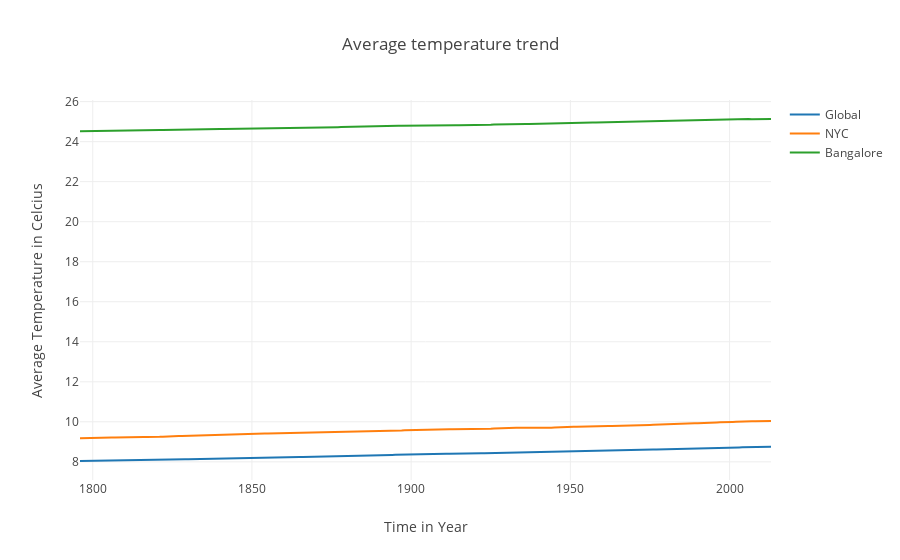

The notebook cell saved with this chart:
### Markdown cell above
We can see that Bangalore's temeperature is always an approximately 2.5 higher than New York's temperatures. Although it is higher generally, we can see the ups and downs in the Bangalore's temperature coincides with most of the ups and downs in the global average temperature. New York's temperature is more erratic and has many peaks and troughs. But that too follows the global average tempeature's trend like Bangalore.

### Code cell
merged_large_mean = merged.rolling(window=len(merged), center=True, min_periods=1).mean()
plotly.offline.init_notebook_mode(connected=True)
plotly.offline.iplot({'data': [{'x': merged_large_mean.index, 
                                'y': merged_large_mean[col], 
                                'name': col
                               } for col in merged_large_mean.columns],
                      'layout': plotly.graph_objs.Layout(title='Average temperature trend',
                                                         xaxis=dict(title='Time in Year'),
                                                         yaxis=dict(title='Average Temperature in Celcius'))
                     }, filename='average-temperature-trend')

### Figure 1 — Plotly figure (JSON) as saved in the notebook; plotly's stock layout.template omitted (floating-point values rounded to 4 significant figures; data arrays with more than 128 entries replaced by an {"elided": "..."} marker saying what was removed)
{"data": [{"name": "Global", "x": {"elided": "218 int values"}, "y": {"elided": "218 float values"}}, {"name": "NYC", "x": {"elided": "218 int values"}, "y": {"elided": "218 float values"}}, {"name": "Bangalore", "x": {"elided": "218 int values"}, "y": {"elided": "218 float values"}}], "layout": {"title": "Average temperature trend", "xaxis": {"title": "Time in Year"}, "yaxis": {"title": "Average Temperature in Celcius"}}}
